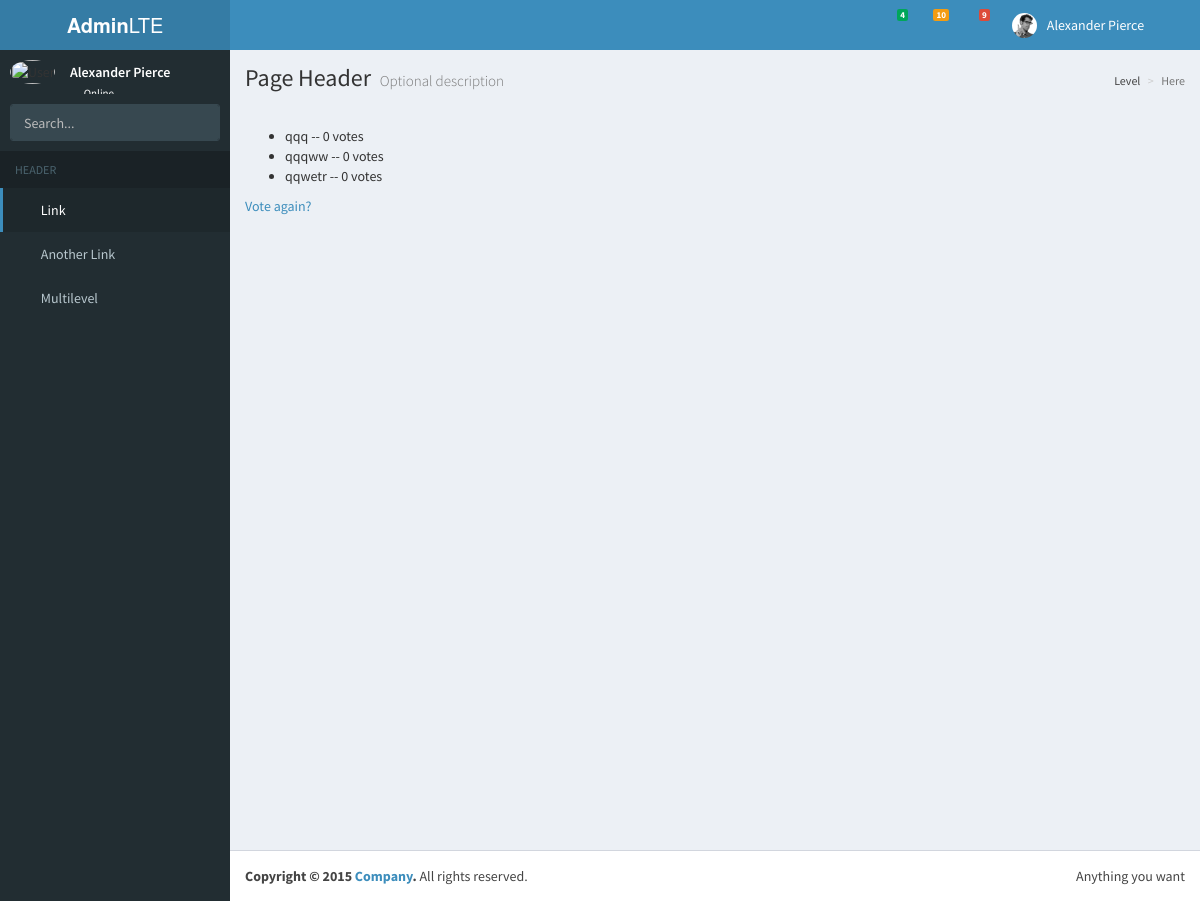
Page /polls/19/results/ on the committed database.
### polls/models.py (models this page shows, shortened)
class Choice(models.Model):
    question =models.ForeignKey(Question)
    choice_text =models.CharField(max_length=200)
    votes =models.IntegerField(default=0)

### polls/views.py (the view)
# urls.py: url(r'^(?P<pk>[0-9]+)/results/$', views.ResultsView.as_view(), name='results'),
class ResultsView(generic.DetailView):
    model =Question
    template_name ='polls/results.html'

### polls/templates/polls/results.html (shortened to what this page needs)
{%extends 'polls/base.html'%}
{%block content%}
<ul>
{% for choice in question.choice_set.all %}
    <li>{{ choice.choice_text }} -- {{ choice.votes }} vote{{ choice.votes|pluralize }}</li>
{% endfor %}
</ul>
<a href="{% url 'polls:detail' question.id %}">Vote again?</a>
{%endblock%}

### rows in the picture
Choice: choice_text "qqq", votes "0"
Choice: choice_text "qqqww", votes "0"
Choice: choice_text "qqwetr", votes "0"
